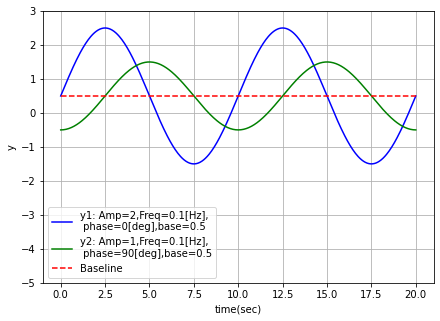

Recreate this plot in Python.
# Instructions
# 1) Generate time data from 0 to 20 sec, 0.05 sec step
# 2) Plot sine waves, where, parameter is as follows
#         y1 [Amp, freq phase, baseline] = [2, 0.1(Hz), 0(deg) ,0.5]
#         y2 [Amp, freq phase, baseline] = [1, 0.1(Hz), 90(deg),0.5]
# 5) Set axes labels, ticks accordingly (refer attached pdf file)
# 6) Save figure as 'Task04-1_plot_sinewave_Yourname.pdf'
# 7) Submit both your source code and figure pdf file

#%%
import numpy as np
import matplotlib.pyplot as plt

xdata_time = np.arange(0, 20.05, 0.05)
freq = 0.1                                          # freqency
base = 0.5                                          # base
omega = 2*np.pi * freq                              # omega
y1 = 2*np.sin(omega*xdata_time) + base              # y1
y2 = np.sin(omega*xdata_time - np.pi/2) + base      # y2
baseline = np.tile([base], len(xdata_time))         # baseline

fig = plt.figure(figsize=(7,5))
plt.grid()
plt.xlabel('time(sec)')
plt.ylabel('y')
plt.ylim(-5, 3)
plt.plot(xdata_time, y1, color = 'b', label = 'y1: Amp=2,Freq=0.1[Hz], \n phase=0[deg],base=0.5')
plt.plot(xdata_time, y2, color = 'g', label = 'y2: Amp=1,Freq=0.1[Hz], \n phase=90[deg],base=0.5')
plt.plot(xdata_time, baseline, color = 'r', linestyle = '--', label = 'Baseline')         # baseline
plt.legend()

# %%
